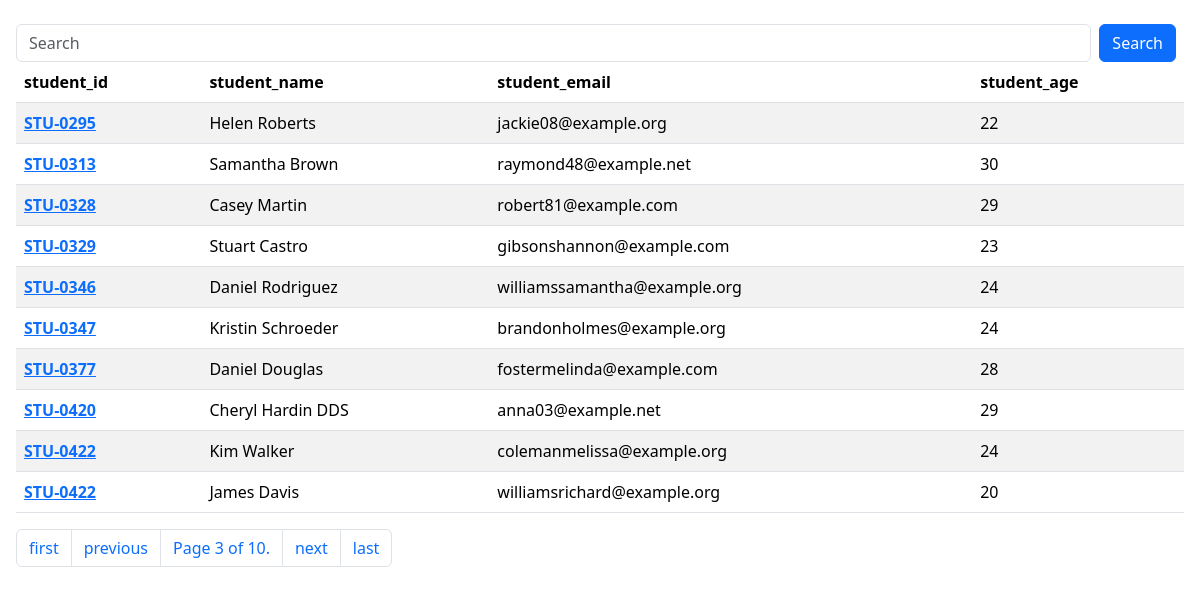
Screenshot of /students/?page=3 with the database file from the repository.
### main/models.py (models this page shows, shortened)
class Student(models.Model):
    department = models.ForeignKey(Department,related_name="depart",on_delete=models.CASCADE)
    student_id = models.OneToOneField(StudentId,related_name="studentid",on_delete = models.CASCADE)
    student_name = models.CharField(max_length=100)
    student_email = models.EmailField(unique=True)
    student_age = models.IntegerField(default=18)
    student_address = models.TextField()
    class Meta :
        ordering = ['student_name']
        verbose_name = "student"

class StudentId(models.Model):
    student_id = models.CharField(max_length=100)
    def __str__(self) -> str:
        return self.student_id

### main/views.py (the view)
# urls.py: path('students/',get_students,name="get_students"),
def get_students(request):
    queryset = Student.objects.all().order_by("student_id__student_id")
    search = request.GET.get('search');
    if request.GET.get('search'):
        queryset = queryset.filter(
            Q(student_name__icontains = search) |
            Q(student_id__student_id__icontains = search) |
            Q(student_age__icontains = search) )
    paginator = Paginator(queryset, 10)
    page_number = request.GET.get("page")
    page_obj = paginator.get_page(page_number)
    return render(request,'report/students.html',{'queryset' : queryset,'page_obj' : page_obj})

### main/templates/report/students.html
{%extends "base.html"%}
{%block start%}
<div class="mt-4 mx-2 px-2">
    <form action="">
        <div class="d-flex">
            <input type="text" class="form-control " name="search" placeholder="Search">
            <button class = "btn btn-primary mx-2" >Search</button>
        </div>
    </form>
<table class="table table-striped">
    <thead>
      <tr>
        <th scope="col">student_id</th>
        <th scope="col">student_name</th>
        <th scope="col">student_email</th>
        <th scope="col">student_age</th>
      </tr>
    </thead>
    <tbody>
        {%for student in page_obj%}
      <tr>
        <th scope="row">
          <a href="/see_marks/{{student.student_id}}">{{student.student_id.student_id}}</a></th>
        <td>{{student.student_name}}</td>
        <td>{{student.student_email}}</td>
        <td>{{student.student_age}}</td>
      </tr>
      {%endfor%}
    </tbody>
  </table>
  <nav aria-label="Page navigation example">
  <ul class="pagination">
        {% if page_obj.has_previous %}
            <li class="page-item"><a class="page-link" href="?page=1">first</a></li>
            <li class="page-item"><a class="page-link" href="?page={{ page_obj.previous_page_number }}">previous</a></li>
        {% endif %}
            <li class="page-item"><a class="page-link" href="#">Page {{ page_obj.number }} of {{ page_obj.paginator.num_pages }}.</a></li>
        {% if page_obj.has_next %}
            <li class="page-item"><a class="page-link" href="?page={{page_obj.next_page_number }}">next</a></li>
            <li class="page-item"><a class="page-link" href="?page={{ page_obj.paginator.num_pages }}">last</a></li>
        {% endif %}
</ul>
</nav>
</div>
{%endblock%}

### rows the page displays
Student: student_id.student_id "STU-0295", student_name "Helen Roberts", student_email "jackie08@example.org", student_age "22"
Student: student_id.student_id "STU-0313", student_name "Samantha Brown", student_email "raymond48@example.net", student_age "30"
Student: student_id.student_id "STU-0328", student_name "Casey Martin", student_email "robert81@example.com", student_age "29"
Student: student_id.student_id "STU-0329", student_name "Stuart Castro", student_email "gibsonshannon@example.com", student_age "23"
Student: student_id.student_id "STU-0346", student_name "Daniel Rodriguez", student_email "williamssamantha@example.org", student_age "24"
Student: student_id.student_id "STU-0347", student_name "Kristin Schroeder", student_email "brandonholmes@example.org", student_age "24"
Student: student_id.student_id "STU-0377", student_name "Daniel Douglas", student_email "fostermelinda@example.com", student_age "28"
Student: student_id.student_id "STU-0420", student_name "Cheryl Hardin DDS", student_email "anna03@example.net", student_age "29"
Student: student_id.student_id "STU-0422", student_name "Kim Walker", student_email "colemanmelissa@example.org", student_age "24"
Student: student_id.student_id "STU-0422", student_name "James Davis", student_email "williamsrichard@example.org", student_age "20"

### other values shown
{{ page_obj.number }} "3"
{{ page_obj.paginator.num_pages }} "10"
